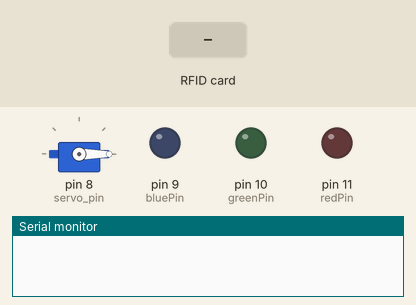
A sketch run on a simulated Arduino Uno, built with avr-gcc and run on an emulated ATmega328P. Shown: servo, output pins drawn as LEDs (lit = HIGH), the last lines printed to the serial monitor. The inputs (shaded band) are chosen by the test bench.

Above: at 1.2 s.
1.3 s: RFID card 5E 7A 19 C4 held to the reader
At 5.6 s:
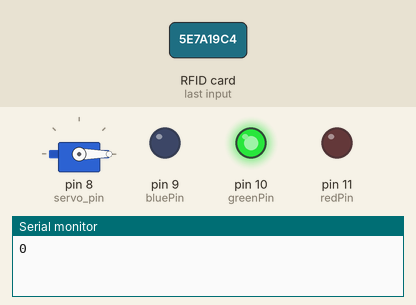
At 6.4 s:
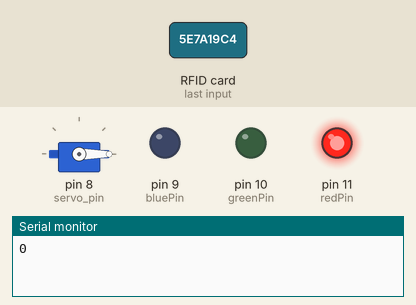
Timing chart, 0 to 7.9 s (numbered marks = the images above; inputs shaded):
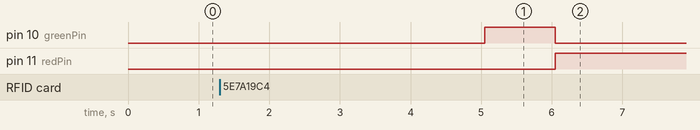

Measured:
- after the input at 1.3 s, pin 10 (greenPin): LOW → HIGH after 3.8 s, → LOW 1.0 s later; pin 11 (redPin): LOW → HIGH after 4.8 s

The sketch:

arduino_code.ino
```cpp
#include <Wire.h>
#include <PN532_I2C.h>
#include <PN532.h>
#include <NfcAdapter.h>
#include <Servo.h>

PN532_I2C pn532_i2c(Wire);
NfcAdapter nfc = NfcAdapter(pn532_i2c);
Servo servoMotor;

String tagId = "None";
byte nuidPICC[4];

int servo_pin = 8;

int redPin= 11;
int greenPin = 10;
int bluePin = 9;

void setup(void)
{

 pinMode(redPin, OUTPUT);
 pinMode(bluePin, OUTPUT);
 pinMode(greenPin, OUTPUT);

 servoMotor.attach(servo_pin);
 servoMotor.write(0);


 Serial.begin(115200);
//  Serial.println("System initialized");
 nfc.begin();
}

void loop()
{
 readNFC();
}

void setColor(int redValue, int greenValue, int blueValue) {
  analogWrite(redPin, redValue);
  analogWrite(greenPin, greenValue);
  analogWrite(bluePin, blueValue);
}

void readNFC()
{
 if (nfc.tagPresent())
 {
   NfcTag tag = nfc.read();
   tagId = tag.getUidString();
  //  Serial.println(tagId);

   if (tagId == "F3 F 26 F") {
      Serial.println("1");
      setColor(255, 255, 255);
      delay(1000);
      setColor(255, 0, 0);
      servoMotor.write(90);
      delay(5000);
      servoMotor.write(0);
   }
   else {
      Serial.println("0");
      setColor(0, 255, 0);
      delay(1000);
      setColor(255, 0, 0);
   }
 }
 delay(5000);
}
```
